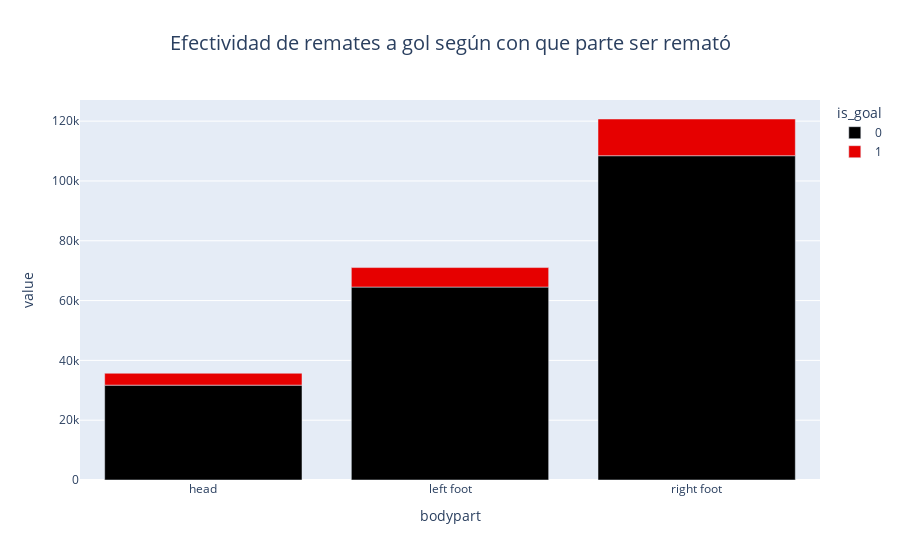

Notebook cell for this chart:
### Code cell
bar6 = px.bar(bodypart_vs_goal1, color_discrete_sequence=px.colors.sequential.Hot
 ,title="Efectividad de remates a gol según con que parte ser remató"     )
bar6.update_layout(title_x=0.5, title_font_size=20)

### Figure 1 — Plotly figure (JSON) as saved in the notebook; plotly's stock layout.template omitted (floating-point values rounded to 4 significant figures)
{"data": [{"alignmentgroup": "True", "hovertemplate": "is_goal=0<br>bodypart=%{x}<br>value=%{y}<extra></extra>", "legendgroup": "0", "marker": {"color": "rgb(0,0,0)", "pattern": {"shape": ""}}, "name": "0", "offsetgroup": "0", "orientation": "v", "showlegend": true, "textposition": "auto", "type": "bar", "x": ["head", "left foot", "right foot"], "xaxis": "x", "y": [31720, 64520, 108441], "yaxis": "y"}, {"alignmentgroup": "True", "hovertemplate": "is_goal=1<br>bodypart=%{x}<br>value=%{y}<extra></extra>", "legendgroup": "1", "marker": {"color": "rgb(230,0,0)", "pattern": {"shape": ""}}, "name": "1", "offsetgroup": "1", "orientation": "v", "showlegend": true, "textposition": "auto", "type": "bar", "x": ["head", "left foot", "right foot"], "xaxis": "x", "y": [3977, 6517, 12276], "yaxis": "y"}], "layout": {"barmode": "relative", "legend": {"title": {"text": "is_goal"}, "tracegroupgap": 0}, "title": {"font": {"size": 20}, "text": "Efectividad de remates a gol según con que parte ser remató", "x": 0.5}, "xaxis": {"anchor": "y", "domain": [0, 1], "title": {"text": "bodypart"}}, "yaxis": {"anchor": "x", "domain": [0, 1], "title": {"text": "value"}}}}
